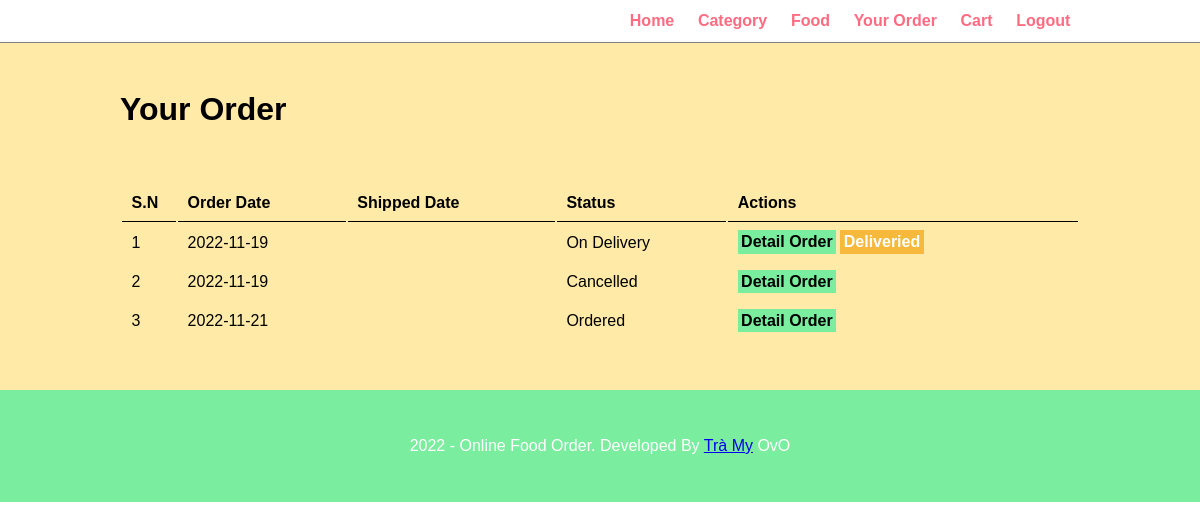
Screenshot of /user/order.php (signed in) with the database file from the repository.
### tables this page shows
CREATE TABLE `orders` (
  `orderId` int(10) NOT NULL,
  `orderDate` date NOT NULL,
  `shippedDate` date DEFAULT NULL,
  `status` varchar(100) NOT NULL,
  `userId` int(10) NOT NULL
);

### user/order.php (the view, shortened to what this page needs)
<?php include('parts/menu.php')?>
        <div class = "maincontent">
            <div class = "wrapper">
                <h1>Your Order</h1>
                <br />
                <br /><br />
                <table class="tbl-full">
                    <tr>
                        <th>S.N</th>
                        <th>Order Date</th>
                        <th>Shipped Date</th>
                        <th>Status</th>
                        <th>Actions</th>
                    </tr>
                    <?php
                        $userId = $_SESSION['userId'];
                        $sql = "SELECT * FROM orders WHERE userId = '$userId'";
                        $res = mysqli_query($conn, $sql);
                        $count = mysqli_num_rows($res);
                        if($count>0) {
                            $cnt = 0;
                            while($rows=mysqli_fetch_assoc($res)) {
                                $orderId = $rows['orderId'];
                                $orderDate = $rows['orderDate'];
                                $shippedDate = $rows['shippedDate'];
                                $status = $rows['status'];
                                ?>
                                <tr>
                                    <td><?php echo ++$cnt; ?></td>
                                    <td><?php echo $orderDate; ?></td>
                                    <td><?php echo $shippedDate; ?></td>
                                    <td><?php echo $status; ?></td>
                                    <td>
                                            <a href="<?php echo SITEURL; ?>user/detail-order.php?orderId=<?php echo $orderId; ?>" class="btn-secondary">Detail Order</a>
                                            <?php
                                                if($status == "On Delivery") {
                                                    ?>
                                                    <a href="<?php echo SITEURL; ?>user/order-deliveried.php?orderId=<?php echo $orderId; ?>" class="btn-third">Deliveried</a>
                                                    <?php
                                                }
                                            ?>
                                    </td>
                                </tr>
                                <?php
                            }
                        }
                    ?>
                </table>
            </div>
        </div>
<?php include('parts/footer.php')?>

### css/user.css (style rules this page uses)
* { margin: 0; padding: 0; font-family: Arial, Helvetica, sans-serif; }
.wrapper { padding: 1%; width: 80%; margin: 0 auto; }
.tbl-full { width: 100%; }
.btn-secondary { background-color: #7bed9f; padding: 1%; color: black; text-decoration: none; font-weight: bold; }
.btn-third { background-color: #f6b93b; padding: 1%; color: white; text-decoration: none; font-weight: bold; }
.maincontent { padding: 3% 0; background-color: #ffeaa7; }
table tr th { border-bottom: 1px solid black; padding: 1%; text-align: left; }
table tr td { padding: 1%; }

### rows the page displays
orders: orderDate "2022-11-19", status "On Delivery"
orders: orderDate "2022-11-19", status "Cancelled"
orders: orderDate "2022-11-21", status "Ordered"
